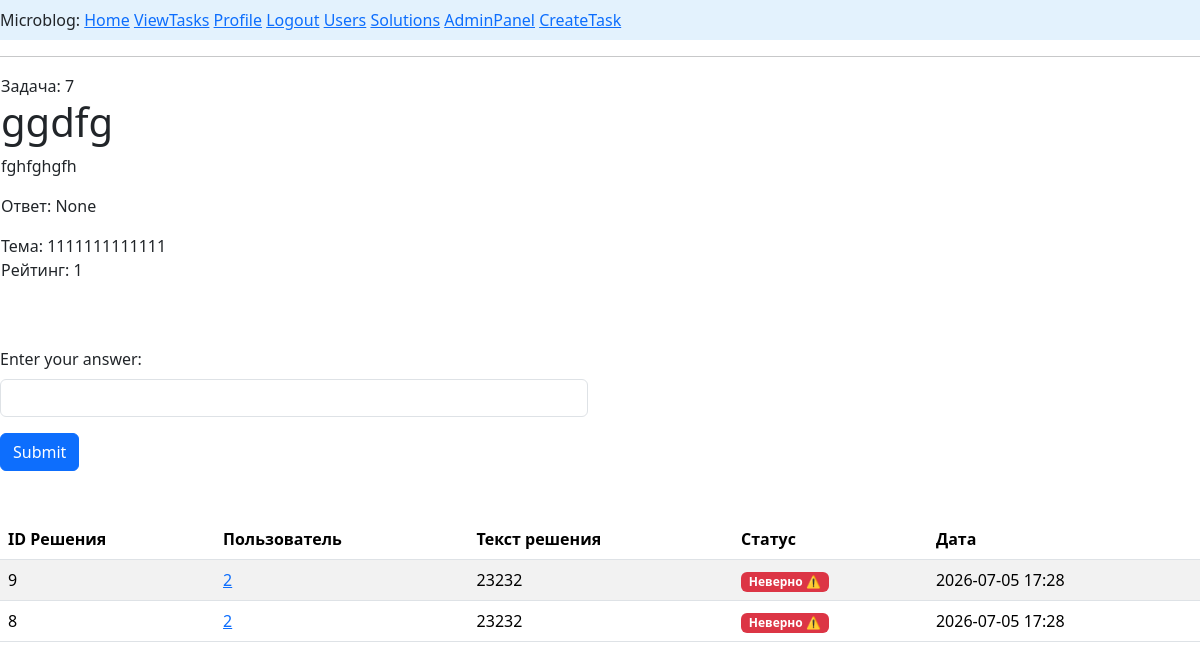
The page /task/7 (signed in) on the database its author committed.
### app/models.py (models this page shows, shortened)
class Task(db.Model):
    __tablename__ ='tasks'
    id: so.Mapped[int] = so.mapped_column(primary_key=True, autoincrement=True)
    title: so.Mapped[str] = so.mapped_column(sa.String(50), nullable=True)
    content: so.Mapped[str] = so.mapped_column(sa.String, nullable=True, default='Условие')
    subject: so.Mapped[str] = so.mapped_column(sa.String, nullable=True, default='Без темы')
    answer: so.Mapped[str] = so.mapped_column(sa.String, nullable=True, default='Без ответа')
    created_date: so.Mapped[datetime] = so.mapped_column(
        index=True, default=lambda: datetime.now(timezone.utc))
    rating: so.Mapped[int] = so.mapped_column(sa.Integer,nullable=True,default=1)
    user_id: so.Mapped[int] = so.mapped_column(sa.ForeignKey(User.id),
                                               nullable = True)
    creator: so.Mapped['User'] = so.relationship(back_populates='task_user')
    solve_task: so.Mapped[list['Solve']] = so.relationship(back_populates='task',cascade="all,delete")

class Solve(db.Model):
    __tablename__ ='solves'
    id: so.Mapped[int] = so.mapped_column(primary_key=True,autoincrement=True)
    content: so.Mapped[str] = so.mapped_column(sa.String, nullable = True)
    accept: so.Mapped[bool] = so.mapped_column(sa.Boolean, default = False)
    created_date: so.Mapped[datetime] = so.mapped_column(
        index=True, default=lambda: datetime.now(timezone.utc))
    user_id: so.Mapped[int] = so.mapped_column(sa.ForeignKey(User.id),
                                               nullable=True)
    task_id: so.Mapped[int] = so.mapped_column(sa.ForeignKey(Task.id),
                                               nullable=True)
    solver: so.Mapped['User'] = so.relationship(back_populates='solve_user')
    task: so.Mapped['Task'] = so.relationship(back_populates='solve_task')

class User(UserMixin, db.Model):
    __tablename__ ='users'
    id: so.Mapped[int] = so.mapped_column(primary_key=True)
    username: so.Mapped[str] = so.mapped_column(sa.String(64), index=True,
                                                unique=True)
    email: so.Mapped[str] = so.mapped_column(sa.String(120), index=True,
                                             unique=True)
    password_hash: so.Mapped[Optional[str]] = so.mapped_column(sa.String(256))
    posts: so.WriteOnlyMapped['Post'] = so.relationship(back_populates='author')
    about_me: so.Mapped[Optional[str]] = so.mapped_column(sa.String(140))
    last_seen: so.Mapped[Optional[datetime]] = so.mapped_column(
        default=lambda: datetime.now(timezone.utc))
    role_id: so.Mapped[int] = so.mapped_column(sa.ForeignKey(Role.id),index=True)
    role: so.Mapped['Role'] = so.relationship(back_populates='users')
    task_user: so.Mapped['Task']=so.relationship(back_populates='creator')
    solve_user: so.Mapped[list['Solve']] = so.relationship(back_populates='solver')

### app/routes.py (the view, shortened to what this page needs)
@app.route('/task/<id>', methods=['GET','POST'])
@login_required
def task(id):
    task2 = db.session.get(Task, id)
    if not task2:
        return abort(404)
    form = SubmitForm()
    if is_admin():
        stmt = (
            select(Solve)
            .where(Solve.task_id == id)
            .order_by(Solve.created_date.desc())
            .options(
                selectinload(Solve.solver),  # Подгружаем пользователя (поле solver)
                selectinload(Solve.task)    # Подгружаем задачу (на всякий случай)
            )
        )
    solution = db.session.scalars(stmt).all()
    return render_template('task.html', task=task2,is_admin=is_admin, form=form, solution=solution)

### app/forms.py
class SubmitForm(FlaskForm):
    csrf_token = HiddenField()
    answer = StringField('Enter your answer:', validators=[DataRequired()])
    submit = SubmitField('Submit')

### app/models.py (called while the page is built)
@login.user_loader
def load_user(id):
    return db.session.get(User, int(id))

### app/routes.py (called while the page is built)
@app.before_request
def before_request():
    if current_user.is_authenticated:
        current_user.last_seen = datetime.now(timezone.utc)
        db.session.commit()

def is_admin():
    if not current_user.is_authenticated:
        return False
    if not current_user.role:
        return False
    return current_user.role.rolename == 'admin'

### app/templates/task.html (shortened to what this page needs)
{% extends "base.html" %}
{% block content %}
<table>
        <tr valign="top">
            <td>
                Задача: {{ task.id }}
                <h1>{{task.title}}</h1>
                <p>{{task.content|safe}}</p>
                {% if is_admin()%}<p> Ответ: {{task.answer}}{% endif %}
                <p>Тема: {{task.subject}}<br>
                Рейтинг: {{task.rating}}</p>
            </td>
        </tr>
</table>
<br>
<br>
{% from 'bootstrap5/form.html' import render_form %}
    <div class="row justify-content-left">
        <div class="col-md-6">
            <form action="" method="post">
                {{ render_form(form) }}
            </form>
        </div>
    </div>
<br><br>
{% if solution %}
    <table class="table table-striped table-hover">
        <thead>
            <tr>
                <th>ID Решения</th>
                <th>Пользователь</th>
                <th>Текст решения</th>
                <th>Статус</th>
                <th>Дата</th>
            </tr>
        </thead>
        <tbody>
            {% for sol in solution %}
            <tr>
                <td>{{ sol.id }}</td>
                <td>
                    <a href="{{ url_for('user', username=sol.solver.username) }}">
                        {{ sol.solver.username }}
                    </a>
                </td>
                <td style="max-width: 300px; white-space: nowrap; overflow: hidden; text-overflow: ellipsis;">
                    {{ sol.content[:100] }}{% if sol.content|length > 100 %}...{% endif %}
                </td>
                <td>
                    {% if sol.accept %}
                        <span class="badge bg-success">Принято ✅</span>
                    {% else %}
                        <span class="badge bg-danger">Неверно ⚠️</span>
                    {% endif %}
                </td>
                <td>{{ sol.created_date.strftime('%Y-%m-%d %H:%M') }}</td>
            </tr>
            {% endfor %}
        </tbody>
    </table>
{% else %}
    <div class="alert alert-info" role="alert">
        У вас пока нет отправленных решений.
    </div>
{% endif %}
{% endblock %}

### rows shown on the page
Task: id "7", title "ggdfg", content "fghfghgfh", answer "None", subject "1111111111111", rating "1"
Solve: id "9", solver.username "2", content "23232", accept "Неверно ⚠️", created_date "2026-07-05 17:28"
Solve: id "8", solver.username "2", content "23232", accept "Неверно ⚠️", created_date "2026-07-05 17:28"
